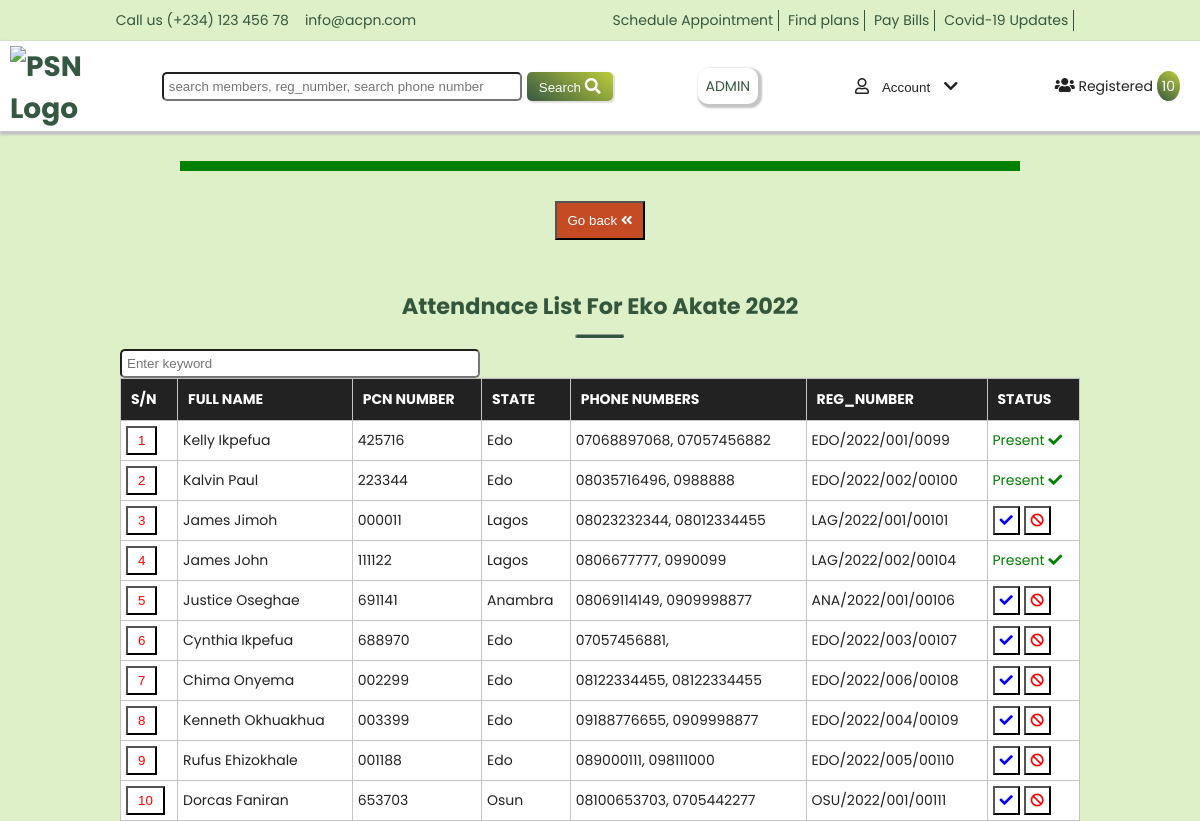
Screenshot of /views/attendance.php (signed in) with the database file from the repository.
### tables this page shows
CREATE TABLE `users` (
  `user_id` int(11) NOT NULL,
  `first_name` varchar(1024) NOT NULL,
  `last_name` varchar(255) NOT NULL,
  `pcn_number` varchar(255) NOT NULL,
  `res_state` varchar(255) NOT NULL,
  `whatsapp` varchar(255) NOT NULL,
  `other_number` varchar(255) NOT NULL,
  `user_email` varchar(255) NOT NULL,
  `passport` varchar(1024) NOT NULL,
  `payment_receipt` varchar(1024) NOT NULL,
  `reg_number` varchar(255) NOT NULL,
  `reg_date` datetime NOT NULL DEFAULT current_timestamp(),
  `payment_status` int(11) NOT NULL,
  `attendance` int(11) NOT NULL,
  `gender` varchar(255) NOT NULL
);

### views/attendance.php (the view, shortened to what this page needs)
<?php
    require "../controller/connections.php";
    if(isset($_SESSION['user'])){
?>
<!DOCTYPE html>
<html lang="en">
<head>
    <link rel="stylesheet" href="https://cdnjs.cloudflare.com/ajax/libs/font-awesome/5.15.3/css/all.min.css" />
    <link rel="stylesheet" href="../fontawesome-free-5.15.1-web/css/all.css">
    <link rel="stylesheet" href="../style.css">
</head>
<body>
    <section class="top_head" id="topHeader">
        <div class="social_media">
            <p>
                <span>Call us </span>(+234) 123 456 78
            </p>
            <p>
                info@acpn.com
            </p>
        </div>
        <div class="contact_phone">
            <ul>
                <li><a href="javascript:void(0);" class="showRequest">Schedule Appointment</a></li>
                <li><a href="plans.html">Find plans</a></li>
                <li><a href="javascript:void(0);">Pay Bills</a></li>
                <li><a href="javascript:void(0);">Covid-19 Updates</a></li>
            </ul>
        </div>
    </section>
    <header>
        <h1 class="logo">
            <a href="admin.php" title="ACPN">
                <img src="../images/acpn_logo.png" alt="PSN Logo" class="img-fluid">
            </a>
        </h1>
        <div class="search">
            <form class="form-inline" method="POST">
                <input type="search" name="search_items" placeholder="search members, reg_number, search phone number">
                <button type="submit" name="searchBtn" class="main_searchbtn" id="searchBtn">Search <i class="fas fa-search"></i></button>
            </form>
        </div>
        <div class="other_menu">
            <a href="admin.php" title="Our Gallery">Admin</a>
        </div>
        <div class="login">
            <button id="loginDiv"><i class="far fa-user"></i> Account <i class="fas fa-chevron-down"></i></button>
        </div>
        <div class="cart">
            <a href="javascript:void(0);" title="Registered members"><i class="fas fa-users"></i> Registered
                <span id="cart_value"><?php
                $get_members = $connectdb->prepare("SELECT * FROM users WHERE last_name != 'Admin' AND last_name != 'User'");
                $get_members->execute();
                echo $get_members->rowCount();
                ?> </span></a>
        </div>
    </header>
    <main>
        <div class="success">
            <?php
                if(isset($_SESSION['success'])){
                    echo "<p>" .$_SESSION['success']. "</p>";
                }
            ?>
        </div>
        <div id="attendance" class="displays allResults">
            <button onclick="window.close()" id="goback">Go back <i class ="fas fa-angle-double-left"></i></button>
            <h2>Attendnace List for Eko Akate 2022</h2>
                <hr>
                <div class="search">
                    <input type="search" id="searchAttendance" placeholder="Enter keyword">
                </div>
                <table id="attendance_table">
                    <thead>
                        <tr>
                            <td>S/N</td>
                            <td>Full Name</td>
                            <td>PCN Number</td>
                            <td>State</td>
                            <td>Phone Numbers</td>
                            <td>Reg_Number</td>
                            <td>Status</td>
                        </tr>
                    </thead>
                    <tbody>
                    <?php
                                $get_all = $connectdb->prepare("SELECT * FROM users WHERE last_name != 'Admin' AND last_name != 'User' AND payment_status = 2 ORDER BY reg_date");
                                $get_all->execute();
                                $n = 1;
                                $alls = $get_all->fetchAll();
                                foreach($alls as $all):
                            ?>
                            <tr>
                                <td><button><a href="javascript:void(0)" onclick="viewSlip('<?php echo $all->user_id;?>')" title="View slip"><?php echo $n?></a></button></td>
                                <td><?php echo $all->first_name . " " . $all->last_name;?></td>
                                <td><?php echo $all->pcn_number;?></td>
                                <td><?php echo $all->res_state?></td>
                                <td><?php echo $all->whatsapp.", ".$all->other_number;?></td>
                                <td><?php echo $all->reg_number;?></td>
                                <td>
                                    <?php
                                        if($all->attendance == 0){
                                    ?>
                                    <button title="Mark Present" onclick="markPresent('<?php echo $all->pcn_number?>')"class="action accept"><i class="fas fa-check"></i></button>
                                    <button title="Decline request"onclick="markAbsent('<?php echo $all->pcn_number?>')"class="action decline"><i class="fas fa-ban"></i></button>
                                    <?php
                                        }else{
                                            echo "<span style='color:green';>Present <i class='fas fa-check'></i></span>";
                                        }
                                    ?>
                                </td>
                            </tr>
                        <?php $n++; endforeach;?>
                    </tbody>
                </table>
            </div>
    </main>
</body>
</html>
<?php
    }else{
        header("Location: registration.php");
    }
?>

### style.css (style rules this page uses)
*, *::after, *::before { padding:0; margin:0; box-sizing: border-box; }
:root { --primaryColor:linear-gradient(35deg, rgba(32, 70, 45, 0.9), #bdcc3a); --otherColor: linear-gradient(35deg, rgb(26, 149, 158),rgba(144, 199, 163, 0.9) ); --secondaryColor: rgba(32, 70, 45, 0.9); }
body { position:relative; font:14px/1.5 'Poppins', Sans-serif; color:#222; background:#def0c7; }
a { text-decoration: none; }
#topHeader { display:flex; justify-content: space-around; align-items:center; padding:10px 20px; color:#fff; }
.social_media { display:flex; gap:1rem; }
.social_media p { color:var(--secondaryColor); }
.social_media p span { color:var(--secondaryColor); }
.contact_phone ul { margin-right:10px; }
.contact_phone ul li { list-style:none; display:inline-block; border-right:1px solid var(--secondaryColor) }
.contact_phone ul li a { color:var(--secondaryColor); padding:5px; }
a { color:var(--secondaryColor); text-decoration: none; }
button { background: var(--primaryColor); color:#fff; padding:5px; cursor:pointer; transition:.3s all ease-in-out; }
.top_head { width:100%; display:flex; align-items:center; justify-content: space-between; padding:1px 10px; }
.contact_phone { display:flex; align-items: center; justify-content: space-around; }
header { width:100%; background:#fff; position: sticky; top:0; left:0; display:flex; justify-content: space-between; align-items:center; min-height:10vh; box-shadow: 2px 2px 2px 2px #c4c4c4; z-index:2; padding:5px 10px; }
.logo { width:6vw; height:10vh; }
.logo img { width:100%; height:100%; }
.search input { width:30vw; padding:5px; border-radius:5px; }
.search form { display:flex; }
.search button { background:var(--primaryColor); color:#fff; padding:6px 12px; margin:0 5px; border-radius:5px; box-shadow:1px 1px 1px 1px #e2e0e0; border:0; }
.other_menu a { border-radius:10px; box-shadow:2px 2px 2px 2px #c4c4c4; padding:8px; text-transform: uppercase; transition:.2s all ease-in-out; }
.login { position:relative; }
#loginDiv { background:transparent; border-radius:0; border:none; color:#222; }
.login button { background:var(--primaryColor); margin:0 2px; color:#fff; padding:5px; border-radius:5px; transition:.3s all; }
.login button i { padding:10px; }
.cart { margin-right:10px; }
.cart a { color:#222; }
.cart a #cart_value { padding:5px; background:var(--primaryColor); color:#fff; border-radius:50%; }
header i { font-size:1rem; }
main h2 { text-align:center; text-transform: uppercase; margin:50px 0 0; color:var(--secondaryColor); font-size:2rem; }
main hr { width:50px; height:5px; margin:10px auto; background: var(--secondaryColor); color:var(--otherColor); border-radius: 10px; }
.success { width:70%; margin:30px auto 0; }
.success p { background:green; color:#fff; text-align:center; font-size:1.1rem; padding:5px; }
#searchResults, .allResults { margin:50px auto; width:90%; overflow-x: scroll; }
.allResults table { width:100%; margin:auto; background:#fff; box-shadow: 2px 2px 2px 2px #c4c4c4; border-collapse: collapse; overflow:scroll; }
.allResults table td { border:1px solid #c4c4c4; }
.allResults table thead { background:#222; color:#fff; }
.allResults table thead tr td { padding:10px; font-weight: bold; text-transform: uppercase; color: #fff; }
.allResults table tbody { padding:5px; }
.allResults table tbody td { padding:5px; }
.allResults table tbody td button { margin:auto; text-align:center; transition: .3 all ease-in-out; background:#fff; }
.allResults table tbody td button a { padding:5px; color:red; }
#goback { display:block; width:auto; margin:30px auto; background:rgb(197, 75, 37); padding:10px; }
.allResults h2 { font-size:1.4rem; text-transform: capitalize; font-family:"Poppins"; }
.displays { display:none; width:90%!important; margin:0 auto!important; }
.action { box-shadow: none; background:none; }
.accept i { color:blue; }
.decline i { color:red; }
#attendance { display:block; width:80%!important; }

### rows the page displays
users: first_name "Kelly", last_name "Ikpefua", pcn_number "425716", res_state "Edo", whatsapp "07068897068", other_number "07057456882", reg_number "EDO/2022/001/0099", attendance "Present"
users: first_name "Kalvin", last_name "Paul", pcn_number "223344", res_state "Edo", whatsapp "08035716496", other_number "0988888", reg_number "EDO/2022/002/00100", attendance "Present"
users: first_name "James", last_name "Jimoh", pcn_number "000011", res_state "Lagos", whatsapp "08023232344", other_number "08012334455", reg_number "LAG/2022/001/00101"
users: first_name "James", last_name "John", pcn_number "111122", res_state "Lagos", whatsapp "0806677777", other_number "0990099", reg_number "LAG/2022/002/00104", attendance "Present"
users: first_name "Justice", last_name "Oseghae", pcn_number "691141", res_state "Anambra", whatsapp "08069114149", other_number "0909998877", reg_number "ANA/2022/001/00106"
users: first_name "Cynthia", last_name "Ikpefua", pcn_number "688970", res_state "Edo", whatsapp "07057456881", reg_number "EDO/2022/003/00107"
users: first_name "Chima", last_name "Onyema", pcn_number "002299", res_state "Edo", whatsapp "08122334455", other_number "08122334455", reg_number "EDO/2022/006/00108"
users: first_name "Kenneth", last_name "Okhuakhua", pcn_number "003399", res_state "Edo", whatsapp "09188776655", other_number "0909998877", reg_number "EDO/2022/004/00109"
users: first_name "Rufus", last_name "Ehizokhale", pcn_number "001188", res_state "Edo", whatsapp "089000111", other_number "098111000", reg_number "EDO/2022/005/00110"
users: first_name "Dorcas", last_name "Faniran", pcn_number "653703", res_state "Osun", whatsapp "08100653703", other_number "0705442277", reg_number "OSU/2022/001/00111"

### other values shown
$get_members->rowCount() "10"
